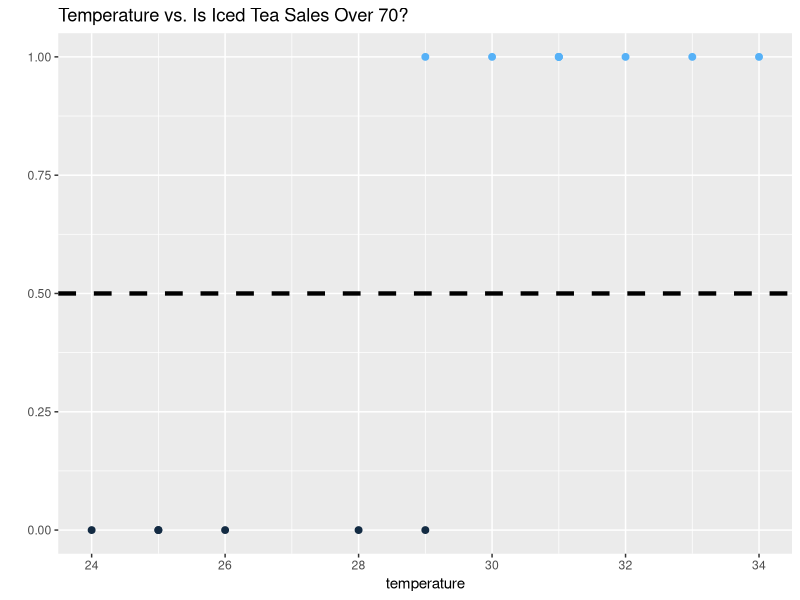
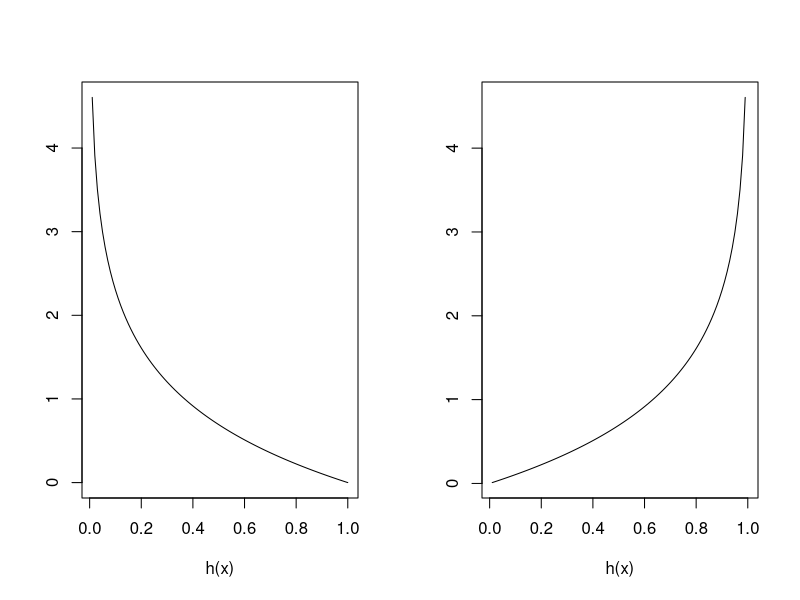
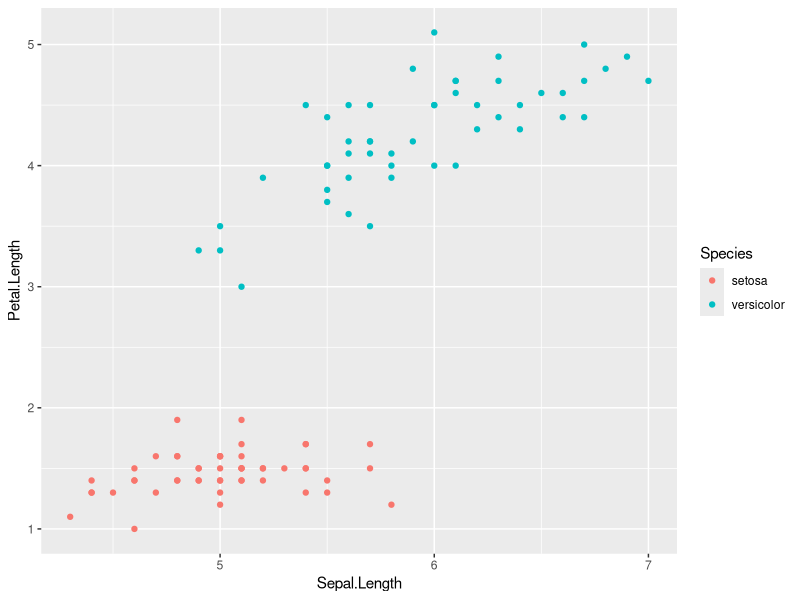
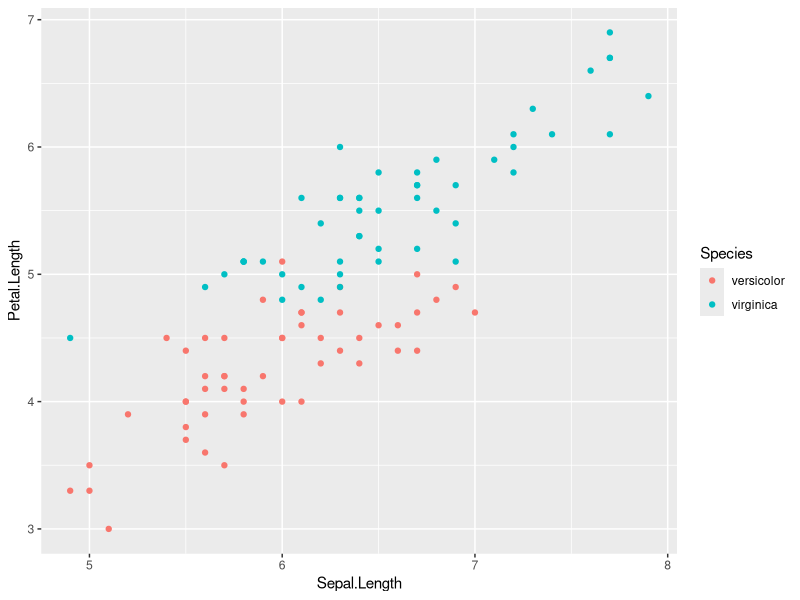

The R script that drew these images, in order:
## ---- chunk 1
knitr::opts_chunk$set(echo = TRUE, warning = FALSE, results = 'hide', message = FALSE)
## ---- chunk 2
library(ggplot2)

temperature <- c(29, 28, 34, 31, 25, 29, 32, 31, 24, 33, 25, 31, 26, 30)
iced_tea_sales <- c(77, 62, 93, 84, 59, 64, 80, 75, 58, 91, 51, 73, 65, 84)
iced_tea_sales_category <- ifelse(iced_tea_sales > 70, 1, 0)
iced_tea_df <- data.frame(temperature, iced_tea_sales, iced_tea_sales_category)
ggplot(iced_tea_df, aes(x = temperature, y = iced_tea_sales_category)) +
  geom_point(aes(color = iced_tea_sales_category), cex = 2) +
  ggtitle("Temperature vs. Is Iced Tea Sales Over 70?") +
  theme(legend.position = "none") +
  geom_hline(yintercept = 0.5, lty = 2, lwd = 1.5) +
  ylab("")
## ---- chunk 3
x <- seq(0.01, 1, 0.01)
y1 <- -log(x)
y2 <- -log(1 - x)
par(mfrow = c(1, 2))
plot(x = x, y = y1, type = 'l', xlab = "h(x)", ylab = "", title = "-log(h(x))")
plot(x = x, y = y2, type = 'l', xlab = "h(x)", ylab = "", title = "-log(1-h(x))")
## ---- chunk 4
# train_test_split()
train_test_split <- function(x, train_size = 0.7){
  n_row <- nrow(x)
  shuffled_order <- sample(1:n_row)
  x_shuffled <- x[shuffled_order, ]
  cut_point <- round(n_row * train_size)
  train_data <- x_shuffled[1:cut_point, ]
  test_data <- x_shuffled[(cut_point + 1):n_row,]
  return(list(
    train = train_data,
    test = test_data
  ))
}
## ---- chunk 5
temperature <- c(29, 28, 34, 31, 25, 29, 32, 31, 24, 33, 25, 31, 26, 30)
iced_tea_sales <- c(77, 62, 93, 84, 59, 64, 80, 75, 58, 91, 51, 73, 65, 84)
iced_tea_sales_category <- ifelse(iced_tea_sales > 70, 1, 0)
iced_tea_df <- data.frame(temperature, iced_tea_sales, iced_tea_sales_category)

# Splitting
iced_tea_train_test <- train_test_split(iced_tea_df)
train <- iced_tea_train_test$train
test <- iced_tea_train_test$test

# Modeling
logit_fit <- glm(iced_tea_sales_category ~ temperature, data = train, family = "binomial")

# Predicting
y_hat <- predict(logit_fit, newdata = test, type = "response")
y_hat <- ifelse(y_hat > 0.5, 1, 0)
## ---- chunk 6
conf_mat <- table(y_hat, test$iced_tea_sales_category)
acc <- sum(diag(conf_mat)) / sum(conf_mat)
acc
## ---- chunk 7
partial_iris <- iris[1:100, ]
ggplot(partial_iris, aes(x = Sepal.Length, y = Petal.Length, col = Species)) +
  geom_point()
## ---- chunk 8
partial_iris <- iris[51:150, ]
ggplot(partial_iris, aes(x = Sepal.Length, y = Petal.Length, col = Species)) +
  geom_point()
